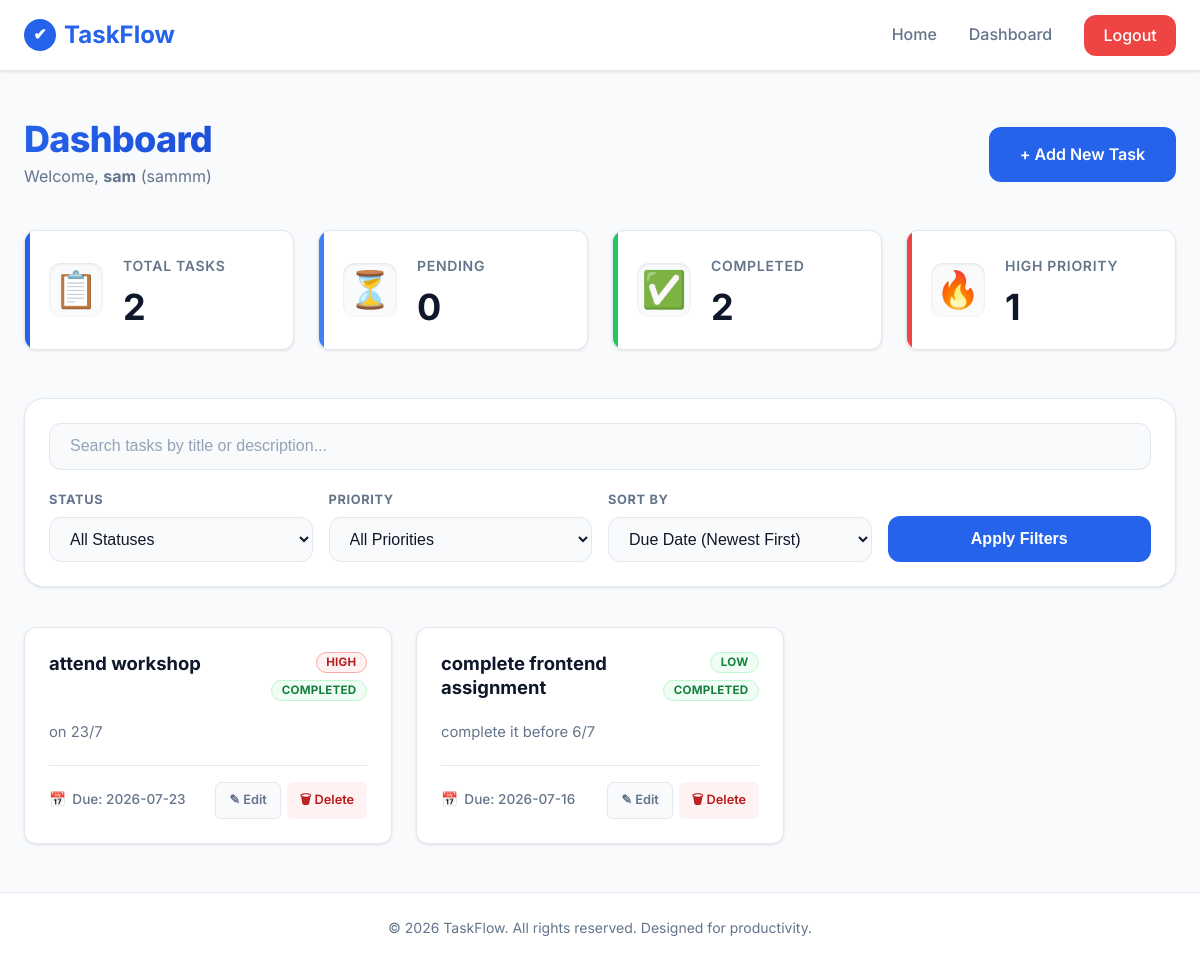
The app's page /dashboard (signed in) with its own data.
### tables this page shows
CREATE TABLE tasks (
            id INTEGER PRIMARY KEY AUTOINCREMENT,        -- Unique ID for each task
            title TEXT NOT NULL,                         -- Title of the task (cannot be blank)
            description TEXT,                            -- Brief details about the task
            priority TEXT NOT NULL,                      -- Priority level: 'Low', 'Medium', or 'High'
            due_date TEXT,                               -- Due date formatted as YYYY-MM-DD
            status TEXT DEFAULT 'Pending',               -- Status: 'Pending' or 'Completed'
            user_id INTEGER,                             -- Foreign key referencing the users table
            FOREIGN KEY (user_id) REFERENCES users(id)   -- Restricts user_id to valid IDs in users
        );

### app.py (the view)
@app.route('/dashboard')
def dashboard():
    if 'user_id' not in session:
        flash('Please login to access the dashboard.', 'error')
        return redirect(url_for('login'))
    user_id = session['user_id']
    db = get_db()
    search = request.args.get('search', '').strip()
    status = request.args.get('status', 'All').strip()
    priority = request.args.get('priority', 'All').strip()
    sort = request.args.get('sort', 'due_date_desc').strip()
    stats = db.execute('''
        SELECT
            COUNT(id) as total,
            SUM(CASE WHEN status = 'Pending' THEN 1 ELSE 0 END) as pending,
            SUM(CASE WHEN status = 'Completed' THEN 1 ELSE 0 END) as completed,
            SUM(CASE WHEN priority = 'High' THEN 1 ELSE 0 END) as high_priority
        FROM tasks
        WHERE user_id = ?
    ''', (user_id,)).fetchone()
    total_tasks = stats['total'] or 0
    pending_tasks = stats['pending'] or 0
    completed_tasks = stats['completed'] or 0
    high_priority_tasks = stats['high_priority'] or 0
    query = 'SELECT * FROM tasks WHERE user_id = ?'
    params = [user_id]
    if search:
        query += ' AND (title LIKE ? OR description LIKE ?)'
        params.append(f'%{search}%')
        params.append(f'%{search}%')
    if status != 'All':
        query += ' AND status = ?'
        params.append(status)
    if priority != 'All':
        query += ' AND priority = ?'
        params.append(priority)
    if sort == 'due_date_asc':
        query += ' ORDER BY CASE WHEN due_date IS NULL OR due_date = "" THEN 1 ELSE 0 END, due_date ASC'
    elif sort == 'due_date_desc':
        query += ' ORDER BY CASE WHEN due_date IS NULL OR due_date = "" THEN 1 ELSE 0 END, due_date DESC'
    elif sort == 'priority':
        query += " ORDER BY CASE priority WHEN 'High' THEN 1 WHEN 'Medium' THEN 2 WHEN 'Low' THEN 3 ELSE 4 END"
    else:
        query += ' ORDER BY id DESC'
    tasks = db.execute(query, params).fetchall()
    return render_template(
        'dashboard.html',
        tasks=tasks,
        total_tasks=total_tasks,
        pending_tasks=pending_tasks,
        completed_tasks=completed_tasks,
        high_priority_tasks=high_priority_tasks,
        search=search,
        status=status,
        priority=priority,
        sort=sort
    )

### app.py (called while the page is built)
def get_db():
    db = getattr(g, '_database', None)
    if db is None:
        db = g._database = sqlite3.connect(DATABASE)
        db.row_factory = sqlite3.Row
    return db

### templates/dashboard.html (shortened to what this page needs)
{% extends "base.html" %}
{% block content %}
<div class="dashboard-container" style="width: 100%;">
    <div class="dashboard-header" style="display: flex; justify-content: space-between; align-items: center; margin-bottom: 2.5rem; flex-wrap: wrap; gap: 1rem;">
        <div>
            <h1 class="hero-title" style="text-align: left; font-size: 2.25rem; margin-bottom: 0.25rem;">Dashboard</h1>
            <p style="color: var(--text-muted);">Welcome, <strong>{{ session.get('fullname') }}</strong> ({{ session.get('username') }})</p>
        </div>
        <a href="{{ url_for('add_task') }}" class="btn btn-primary">+ Add New Task</a>
    </div>
    <div class="stats-grid">
        <div class="stat-card">
            <div class="stat-icon-wrapper" style="color: var(--primary-color);">📋</div>
            <div class="stat-card-content">
                <h3 class="stat-title">Total Tasks</h3>
                <p class="stat-value">{{ total_tasks }}</p>
            </div>
            <div class="stat-indicator" style="background-color: var(--primary-color);"></div>
        </div>
        <div class="stat-card">
            <div class="stat-icon-wrapper" style="color: #3b82f6;">⏳</div>
            <div class="stat-card-content">
                <h3 class="stat-title">Pending</h3>
                <p class="stat-value">{{ pending_tasks }}</p>
            </div>
            <div class="stat-indicator" style="background-color: #3b82f6;"></div>
        </div>
        <div class="stat-card">
            <div class="stat-icon-wrapper" style="color: #22c55e;">✅</div>
            <div class="stat-card-content">
                <h3 class="stat-title">Completed</h3>
                <p class="stat-value">{{ completed_tasks }}</p>
            </div>
            <div class="stat-indicator" style="background-color: #22c55e;"></div>
        </div>
        <div class="stat-card">
            <div class="stat-icon-wrapper" style="color: #ef4444;">🔥</div>
            <div class="stat-card-content">
                <h3 class="stat-title">High Priority</h3>
                <p class="stat-value">{{ high_priority_tasks }}</p>
            </div>
            <div class="stat-indicator" style="background-color: #ef4444;"></div>
        </div>
    </div>
    <div class="filter-section-wrapper">
        <form method="GET" action="{{ url_for('dashboard') }}" class="filter-form">
            <div class="filter-search-row">
                <input
                    type="text"
                    name="search"
                    placeholder="Search tasks by title or description..."
                    value="{{ search }}"
                    class="form-input search-input"
                >
            </div>
            <div class="filter-controls-row">
                <div class="filter-control-item">
                    <label for="status" class="filter-label">Status</label>
                    <select name="status" id="status" class="form-input filter-select">
                        <option value="All" {% if status == 'All' %}selected{% endif %}>All Statuses</option>
                    </select>
                </div>
                <div class="filter-control-item">
                    <label for="priority" class="filter-label">Priority</label>
                    <select name="priority" id="priority" class="form-input filter-select">
                        <option value="All" {% if priority == 'All' %}selected{% endif %}>All Priorities</option>
                    </select>
                </div>
                <div class="filter-control-item">
                    <label for="sort" class="filter-label">Sort By</label>
                    <select name="sort" id="sort" class="form-input filter-select">
                        <option value="due_date_desc" {% if sort == 'due_date_desc' %}selected{% endif %}>Due Date (Newest First)</option>
                    </select>
                </div>
                <div class="filter-actions-item">
                    <button type="submit" class="btn btn-primary btn-filter">Apply Filters</button>
                </div>
            </div>
        </form>
    </div>
    {% if not tasks %}
        {% if not search and status == 'All' and priority == 'All' %}
            <div class="empty-state-card">
                <div class="empty-illustration">📋</div>
                <h3 class="empty-title">No tasks yet.</h3>
                <p class="empty-subtitle">
                    Get started by creating your first task today and boost your productivity!
                </p>
                <a href="{{ url_for('add_task') }}" class="btn btn-primary">Create Your First Task</a>
            </div>
        {% else %}
            <div class="empty-state-card">
                <div class="empty-illustration">🔍</div>
                <h3 class="empty-title">No matching tasks found.</h3>
                <p class="empty-subtitle">
                    Try adjusting your filters, clearing your search query, or add a new task.
                </p>
                <a href="{{ url_for('dashboard') }}" class="btn btn-secondary">Clear Filters</a>
            </div>
        {% endif %}
    {% else %}
        <div class="tasks-grid">
            {% for task in tasks %}
                <div class="task-card">
                    <div class="task-card-header">
                        <h3 class="task-title-text">{{ task.title }}</h3>
                        <div class="badge-group">
                            <span class="badge badge-priority-{{ task.priority.lower() }}">
                                {{ task.priority }}
                            </span>
                            <span class="badge badge-status-{{ task.status.lower() }}">
                                {{ task.status }}
                            </span>
                        </div>
                    </div>
                    <div class="task-card-body">
                        <p class="task-desc">
                            {% if task.description %}
                                {{ task.description }}
                            {% else %}
                                <em style="color: #94a3b8;">No description provided.</em>
                            {% endif %}
                        </p>
                    </div>
                    <div class="task-card-footer">
                        <div class="task-due">
                            <span class="due-icon">📅</span>
                            <span>
                                {% if task.due_date %}
                                    Due: {{ task.due_date }}
                                {% else %}
                                    No Due Date
                                {% endif %}
                            </span>
                        </div>
                        <div class="task-actions">
                            <a href="{{ url_for('edit_task', id=task.id) }}"
                               class="btn-action btn-action-edit"
                               title="Edit Task"
                            >
                                ✎ Edit
                            </a>
                            <a href="{{ url_for('delete_task', id=task.id) }}"
                               class="btn-action btn-action-delete"
                               onclick="return confirm('Are you sure you want to delete this task?');"
                               title="Delete Task"
                            >
                                🗑 Delete
                            </a>
                        </div>
                    </div>
                </div>
            {% endfor %}
        </div>
    {% endif %}
</div>
{% endblock %}

### templates/base.html (shortened to what this page needs)
<!DOCTYPE html>
<html lang="en">
<head>
    <link rel="stylesheet" href="{{ url_for('static', filename='css/style.css') }}">
</head>
<body>
    <header class="navbar-header">
        <nav class="navbar container">
            <a href="{{ url_for('home') }}" class="logo">
                <span class="logo-icon">✔</span> TaskFlow
            </a>
            <ul class="nav-menu" id="navMenu">
                <li class="nav-item">
                    <a href="{{ url_for('home') }}" class="nav-link">Home</a>
                </li>
                {% if session.get('user_id') %}
                    <li class="nav-item">
                        <a href="{{ url_for('dashboard') }}" class="nav-link">Dashboard</a>
                    </li>
                    <li class="nav-item">
                        <a href="{{ url_for('logout') }}" class="nav-link btn-nav btn-nav-logout">Logout</a>
                    </li>
                {% endif %}
            </ul>
        </nav>
    </header>
    <main class="main-content container">
        {% block content %}{% endblock %}
    </main>
    <footer class="footer">
        <div class="container">
            <p>&copy; 2026 TaskFlow. All rights reserved. Designed for productivity.</p>
        </div>
    </footer>
</body>
</html>

### records on screen
tasks: title "attend workshop", priority "HIGH", status "COMPLETED", description "on 23/7", due_date "2026-07-23"
tasks: title "complete frontend assignment", priority "LOW", status "COMPLETED", description "complete it before 6/7", due_date "2026-07-16"

### other values on screen
{{ session.get('fullname') }} "sam"
{{ session.get('username') }} "sammm"
{{ total_tasks }} "2"
{{ pending_tasks }} "0"
{{ completed_tasks }} "2"
{{ high_priority_tasks }} "1"
